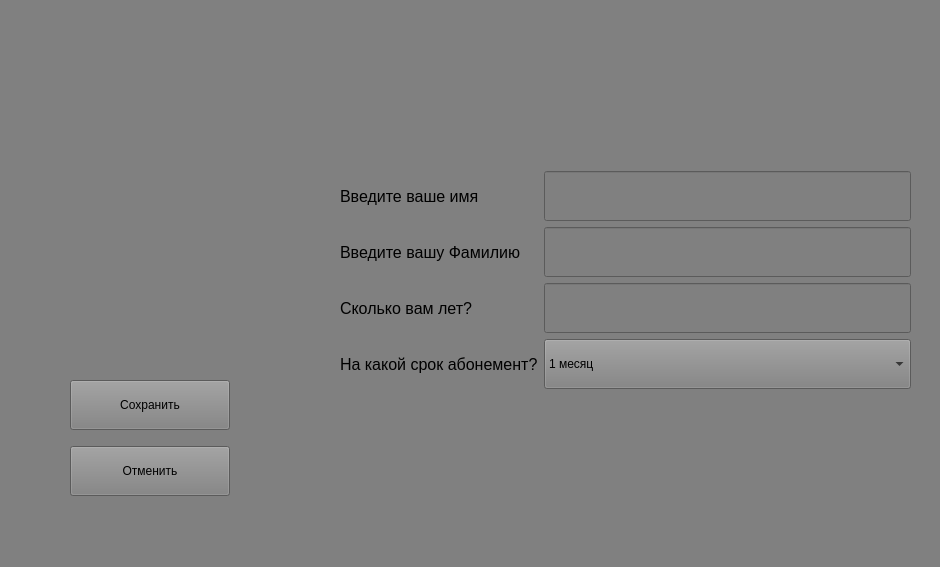
<?xml version="1.0" encoding="UTF-8"?>
<ui version="4.0">
 <class>editabonement</class>
 <widget class="QWidget" name="editabonement">
  <property name="geometry">
   <rect>
    <x>0</x>
    <y>0</y>
    <width>940</width>
    <height>567</height>
   </rect>
  </property>
  <property name="windowTitle">
   <string>Form</string>
  </property>
  <property name="styleSheet">
   <string notr="true">background-color:grey;</string>
  </property>
  <widget class="QWidget" name="verticalLayoutWidget">
   <property name="geometry">
    <rect>
     <x>340</x>
     <y>10</y>
     <width>571</width>
     <height>541</height>
    </rect>
   </property>
   <layout class="QVBoxLayout" name="verticalLayout">
    <item>
     <layout class="QGridLayout" name="gridLayout_2">
      <item row="1" column="0">
       <widget class="QLabel" name="label">
        <property name="font">
         <font>
          <pointsize>12</pointsize>
         </font>
        </property>
        <property name="text">
         <string>Введите ваше имя</string>
        </property>
       </widget>
      </item>
      <item row="1" column="2">
       <widget class="QLineEdit" name="name">
        <property name="minimumSize">
         <size>
          <width>0</width>
          <height>50</height>
         </size>
        </property>
       </widget>
      </item>
      <item row="2" column="0">
       <widget class="QLabel" name="label_2">
        <property name="font">
         <font>
          <pointsize>12</pointsize>
         </font>
        </property>
        <property name="text">
         <string>Введите вашу Фамилию</string>
        </property>
       </widget>
      </item>
      <item row="4" column="2">
       <widget class="QComboBox" name="comboBox">
        <property name="minimumSize">
         <size>
          <width>0</width>
          <height>50</height>
         </size>
        </property>
        <item>
         <property name="text">
          <string>1 месяц</string>
         </property>
        </item>
        <item>
         <property name="text">
          <string>6 месяцев</string>
         </property>
        </item>
        <item>
         <property name="text">
          <string>1 год</string>
         </property>
        </item>
        <item>
         <property name="text">
          <string>3 месяца</string>
         </property>
        </item>
       </widget>
      </item>
      <item row="4" column="0">
       <widget class="QLabel" name="label_3">
        <property name="font">
         <font>
          <pointsize>12</pointsize>
         </font>
        </property>
        <property name="text">
         <string>На какой срок абонемент?</string>
        </property>
       </widget>
      </item>
      <item row="2" column="2">
       <widget class="QLineEdit" name="sname">
        <property name="minimumSize">
         <size>
          <width>0</width>
          <height>50</height>
         </size>
        </property>
       </widget>
      </item>
      <item row="3" column="0">
       <widget class="QLabel" name="label_4">
        <property name="font">
         <font>
          <pointsize>12</pointsize>
         </font>
        </property>
        <property name="text">
         <string>Сколько вам лет?</string>
        </property>
       </widget>
      </item>
      <item row="3" column="2">
       <widget class="QLineEdit" name="age">
        <property name="minimumSize">
         <size>
          <width>0</width>
          <height>50</height>
         </size>
        </property>
       </widget>
      </item>
     </layout>
    </item>
   </layout>
  </widget>
  <widget class="QWidget" name="verticalLayoutWidget_2">
   <property name="geometry">
    <rect>
     <x>70</x>
     <y>370</y>
     <width>160</width>
     <height>137</height>
    </rect>
   </property>
   <layout class="QVBoxLayout" name="verticalLayout_2">
    <item>
     <widget class="QPushButton" name="Save_button">
      <property name="minimumSize">
       <size>
        <width>0</width>
        <height>50</height>
       </size>
      </property>
      <property name="text">
       <string>Сохранить</string>
      </property>
     </widget>
    </item>
    <item>
     <widget class="QPushButton" name="Cancel_button">
      <property name="minimumSize">
       <size>
        <width>0</width>
        <height>50</height>
       </size>
      </property>
      <property name="text">
       <string>Отменить</string>
      </property>
     </widget>
    </item>
   </layout>
  </widget>
 </widget>
 <resources/>
 <connections/>
</ui>
